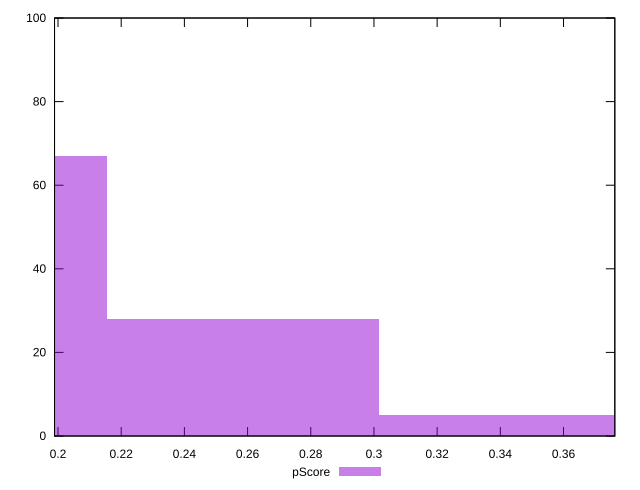

Recreate this plot in gnuplot.
reset

$pScore <<EOF
0.25854583536993897 28
0.172363890246626 67
0.344727780493252 5
EOF

set key outside below
set boxwidth 0.086181945123313
set xrange [0.19890085897088267:0.37623784136776595]
set yrange [0:100]
set trange [0:100]
set style fill transparent solid 0.5 noborder
set terminal svg size 640, 490 enhanced background rgb 'white'
set output "reports/report_00033_2021-03-01T14-23-16.841Z/first-meaningful-paint/samples/astro/pScore/histogram.svg"

plot $pScore title "pScore" with boxes

reset
